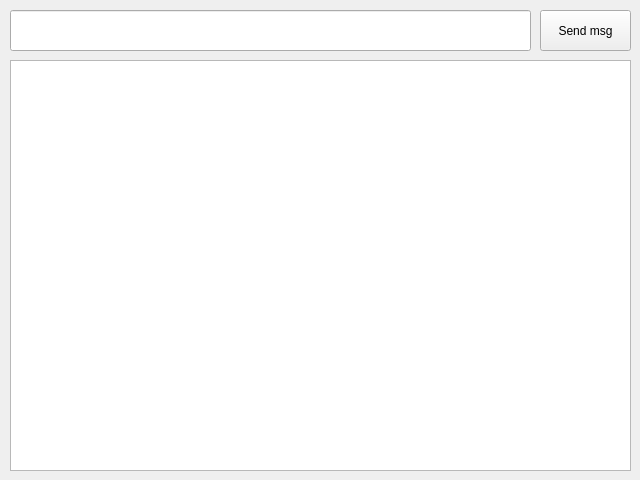
<?xml version="1.0" encoding="UTF-8"?>
<ui version="4.0">
 <class>ChatWin</class>
 <widget class="QMainWindow" name="ChatWin">
  <property name="geometry">
   <rect>
    <x>0</x>
    <y>0</y>
    <width>640</width>
    <height>480</height>
   </rect>
  </property>
  <property name="minimumSize">
   <size>
    <width>640</width>
    <height>320</height>
   </size>
  </property>
  <property name="maximumSize">
   <size>
    <width>1920</width>
    <height>1280</height>
   </size>
  </property>
  <property name="windowTitle">
   <string>ChatWin</string>
  </property>
  <widget class="QWidget" name="centralwidget">
   <widget class="QLineEdit" name="msgText">
    <property name="geometry">
     <rect>
      <x>10</x>
      <y>10</y>
      <width>521</width>
      <height>41</height>
     </rect>
    </property>
   </widget>
   <widget class="QPushButton" name="sendMsg">
    <property name="geometry">
     <rect>
      <x>540</x>
      <y>10</y>
      <width>91</width>
      <height>41</height>
     </rect>
    </property>
    <property name="text">
     <string>Send msg</string>
    </property>
   </widget>
   <widget class="QListWidget" name="msgsHist">
    <property name="geometry">
     <rect>
      <x>10</x>
      <y>60</y>
      <width>621</width>
      <height>411</height>
     </rect>
    </property>
   </widget>
  </widget>
 </widget>
 <resources/>
 <connections>
  <connection>
   <sender>sendMsg</sender>
   <signal>clicked()</signal>
   <receiver>ChatWin</receiver>
   <slot>sendMessage()</slot>
   <hints>
    <hint type="sourcelabel">
     <x>554</x>
     <y>38</y>
    </hint>
    <hint type="destinationlabel">
     <x>385</x>
     <y>4</y>
    </hint>
   </hints>
  </connection>
 </connections>
 <slots>
  <slot>sendMessage()</slot>
 </slots>
</ui>
